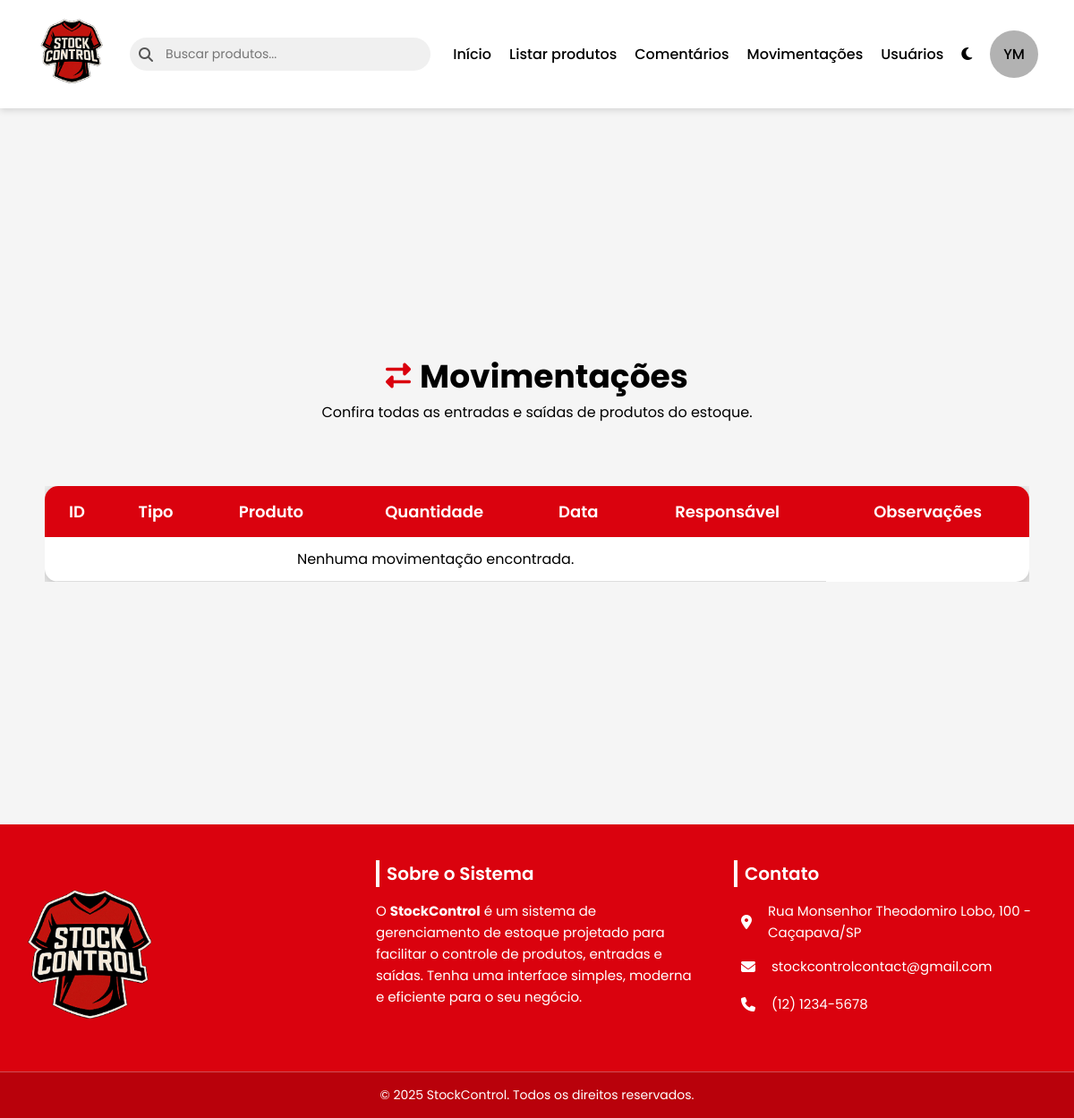
The app's page /php/movimentacoes.php (signed in), older data.
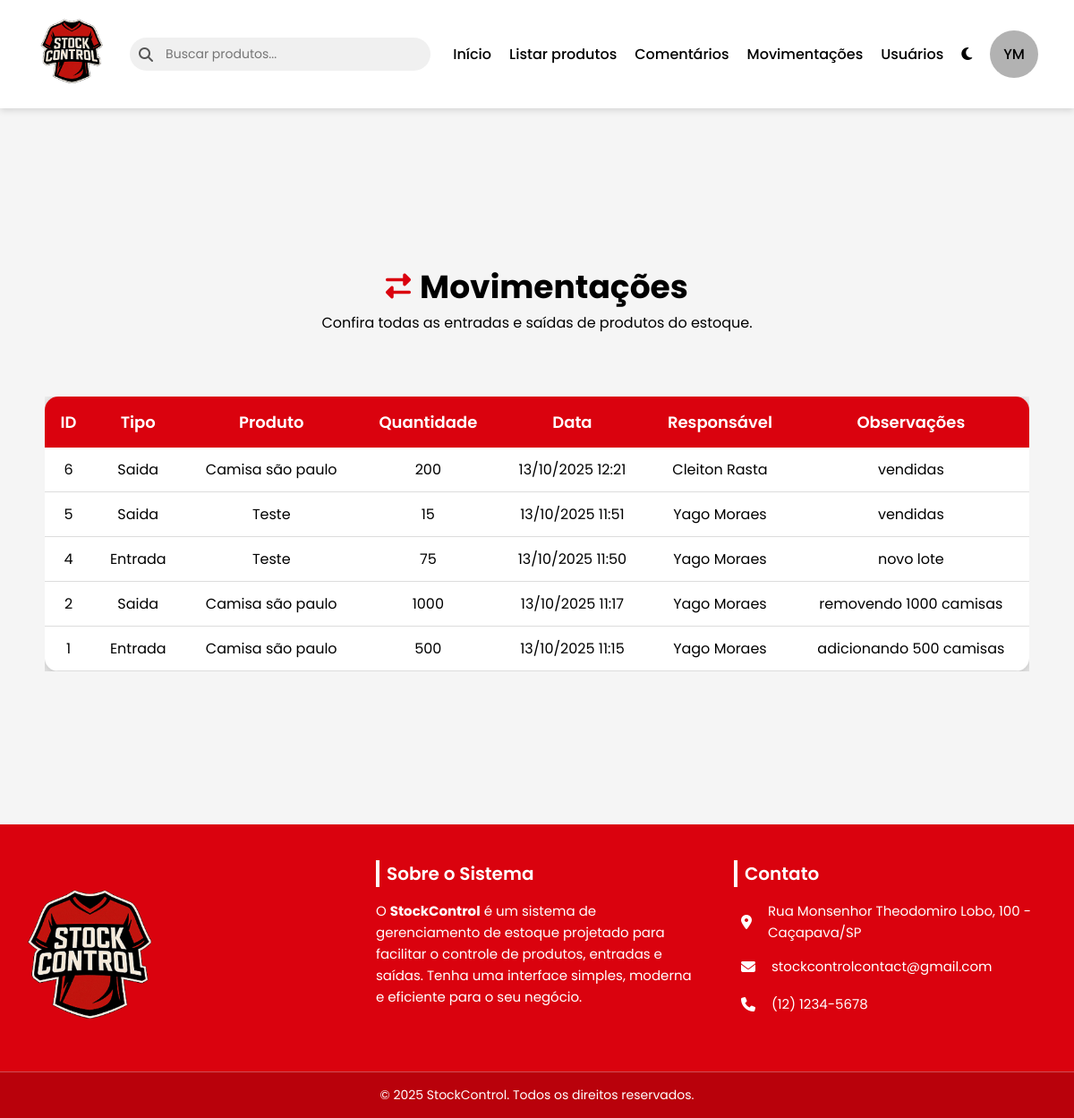
The same page, newer data.
### tables this page shows
CREATE TABLE `movimentacoes` (
  `id_movimentacao` int(11) NOT NULL,
  `id_produto` int(11) NOT NULL,
  `id_usuario` int(11) NOT NULL,
  `tipo` enum('entrada','saida') NOT NULL,
  `quantidade` int(11) NOT NULL,
  `data_movimentacao` datetime DEFAULT current_timestamp(),
  `observacao` text DEFAULT NULL
);

CREATE TABLE `produtos` (
  `id_produto` int(11) NOT NULL,
  `nome_produto` varchar(255) NOT NULL,
  `descricao_produto` varchar(255) NOT NULL,
  `quantidade_produto` int(11) NOT NULL,
  `preco_produto` float NOT NULL,
  `status_produto` enum('Ativo','Inativo') NOT NULL,
  `imagem_produto` longblob NOT NULL,
  `data_criacao_produto` datetime NOT NULL
);

CREATE TABLE `usuarios` (
  `id_usuario` int(11) NOT NULL,
  `nome_usuario` varchar(100) NOT NULL,
  `email_usuario` varchar(100) NOT NULL,
  `senha_usuario` varchar(255) NOT NULL,
  `tipo_usuario` enum('Administrador','Funcionario') NOT NULL
);

### php/movimentacoes.php (the view, shortened to what this page needs)
<?php
include('conexao.php');
$stmt_mov = $conexao->prepare(
    'SELECT m.id_movimentacao, m.tipo, m.quantidade, m.data_movimentacao,
            u.nome_usuario, p.nome_produto, m.observacao
     FROM movimentacoes m
     INNER JOIN usuarios u ON m.id_usuario = u.id_usuario
     INNER JOIN produtos p ON m.id_produto = p.id_produto
     ORDER BY m.data_movimentacao DESC'
);
$stmt_mov->execute();
$result_mov = $stmt_mov->get_result();
?>
<!DOCTYPE html>
<html lang="pt-br">
<head>
    <link rel="stylesheet" href="../css/gerenciar_usuarios.css">
</head>
<body>
    <?php include 'nav.php'; ?>
    <main>
        <div class="titulo">
            <h1><i class="fas fa-exchange-alt"></i> Movimentações</h1>
            <p>Confira todas as entradas e saídas de produtos do estoque.</p>
        </div>
        <div class="table-container">
            <table>
                <thead>
                    <tr>
                        <th>ID</th>
                        <th>Tipo</th>
                        <th>Produto</th>
                        <th>Quantidade</th>
                        <th>Data</th>
                        <th>Responsável</th>
                        <th>Observações</th>
                    </tr>
                </thead>
                <tbody>
                    <?php if ($result_mov->num_rows > 0): ?>
                        <?php while ($mov = $result_mov->fetch_assoc()): ?>
                            <tr>
                                <td><?= htmlspecialchars($mov['id_movimentacao']) ?></td>
                                <td><?= ucfirst(htmlspecialchars($mov['tipo'])) ?></td>
                                <td><?= htmlspecialchars($mov['nome_produto']) ?></td>
                                <td><?= htmlspecialchars($mov['quantidade']) ?></td>
                                <td><?= date('d/m/Y H:i', strtotime($mov['data_movimentacao'])) ?></td>
                                <td><?= htmlspecialchars($mov['nome_usuario']) ?></td>
                                <td><?= htmlspecialchars($mov['observacao']) ?></td>
                            </tr>
                        <?php endwhile; ?>
                    <?php else: ?>
                        <tr>
                            <td colspan="6" style="text-align:center;">Nenhuma movimentação encontrada.</td>
                        </tr>
                    <?php endif; ?>
                </tbody>
            </table>
        </div>
    </main>
    <?php include('footer.php') ?>
</body>
</html>

### php/nav.php (shortened to what this page needs)
<?php
include_once('conexao.php');
$id_usuario = $_SESSION['id_usuario'];
$stmt = $conexao->prepare("SELECT nome_usuario FROM usuarios WHERE id_usuario = ?");
$stmt->bind_param("i", $id_usuario);
$stmt->execute();
$result = $stmt->get_result();
$usuario_nav = $result->fetch_assoc();
$nome_completo = $usuario_nav['nome_usuario'];
$partes = explode(' ', trim($nome_completo));
$iniciais = '';
foreach ($partes as $parte) {
    if (!empty($parte)) {
        $iniciais .= strtoupper($parte[0]);
    }
}
?>
<!DOCTYPE html>
<html lang="pt-br">
<head>
    <link rel="stylesheet" href="../css/nav.css">
</head>
<body>
    <nav>
        <div class="logo">
            <a href="inicio.php"><img src="../img/logo1.png" alt="Logo"></a>
        </div>
        <div class="pesquisa" style="position: relative;">
            <i class="fa-solid fa-magnifying-glass"></i>
            <input type="search" id="pesquisa-nav" placeholder="Buscar produtos...">
        </div>
        <ul class="navegacao" id="menu-nav">
            <li><a href="../php/inicio.php">Início</a></li>
            <li><a href="listar_produtos.php">Listar produtos</a></li>
            <li><a href="comentarios.php">Comentários</a></li>
            <li><a href="movimentacoes.php">Movimentações</a></li>
            <?php if ($_SESSION['tipo_usuario'] === 'Administrador'): ?>
                <li><a href="gerenciar_usuarios.php">Usuários</a></li>
            <?php endif; ?>
            <li><i class="fa-solid fa-moon" id="modo-noturno"></i></li>
            <li><a href="perfil.php" id="perfil"><?php echo htmlspecialchars($iniciais); ?></a></li>
        </ul>
    </nav>
</body>
</html>

### php/footer.php (shortened to what this page needs)
<!DOCTYPE html>
<html lang="pt-br">
<head>
    <link rel="stylesheet" href="../css/footer.css">
    <link rel="stylesheet" href="https://cdnjs.cloudflare.com/ajax/libs/font-awesome/6.5.0/css/all.min.css">
</head>
<body>
    <footer>
        <div class="container-rodape">
            <div class="secao-rodape">
                <img src="../img/logo1.png" alt="Logo StockControl" class="logo-rodape">
            </div>
            <div class="secao-rodape" id="descricao-sistema">
                <h3>Sobre o Sistema</h3>
                <p>
                    O <strong>StockControl</strong> é um sistema de gerenciamento de estoque
                    projetado para facilitar o controle de produtos, entradas e saídas.
                    Tenha uma interface simples, moderna e eficiente para o seu negócio.
                </p>
            </div>
            <div class="secao-rodape">
                <h3>Contato</h3>
                <ul class="lista-contato">
                    <li><i class="fa-solid fa-location-dot"></i> Rua Monsenhor Theodomiro Lobo, 100 - Caçapava/SP</li>
                    <li><i class="fa-solid fa-envelope"></i> <a href="mailto:stockcontrolcontact@gmail.com">stockcontrolcontact@gmail.com</a></li>
                    <li><i class="fa-solid fa-phone"></i> (12) 1234-5678</li>
                </ul>
            </div>
        </div>
        <div class="rodape-final">
            &copy; 2025 StockControl. Todos os direitos reservados.
        </div>
    </footer>
</body>
</html>

### css/gerenciar_usuarios.css (style rules this page uses)
* { margin: 0; padding: 0; box-sizing: border-box; font-family: 'Poppins', sans-serif; scroll-behavior: smooth; }
main { display: flex; justify-content: center; align-items: center; flex-direction: column; padding: 50px; min-height: 100vh; background-color: #f5f5f5; }
.titulo { text-align: center; margin-bottom: 40px; position: relative; }
.titulo h1 { font-size: 36px; font-weight: 700; display: flex; justify-content: center; align-items: center; gap: 10px; }
.titulo h1 i { font-size: 28px; color: #DA020E; }
.table-container { width: 100%; overflow-x: auto; margin-top: 30px; }
table { border-collapse: separate; border-spacing: 0; width: 100%; min-width: 800px; background-color: white; border-radius: 15px; overflow: hidden; box-shadow: 0 4px 20px rgba(0, 0, 0, 0.3); }
thead { background-color: #DA020E; color: white; font-size: 18px; }
thead th { padding: 15px; text-align: center; font-weight: 600; }
tbody tr { transition: all 0.2s ease-in-out; }
tbody td, tbody th { border-bottom: 1px solid #ddd; padding: 12px 15px; font-weight: 400; color: black; text-align: center; }

### css/nav.css (style rules this page uses)
nav { width: 100%; background: #fff; box-shadow: 0 2px 8px rgba(0, 0, 0, 0.15); padding: 10px 40px; display: flex; justify-content: space-between; align-items: center; position: relative; flex-wrap: wrap; }
nav .logo img { width: 80px; }
.pesquisa { display: flex; align-items: center; width: 30%; position: relative; min-width: 200px; }
.pesquisa i { color: #555; position: absolute; margin-left: 10px; }
.pesquisa input { border: none; background: #f0f0f0; outline: none; width: 100%; font-size: 14px; border-radius: 25px; padding: 8px 40px; transition: 0.3s ease-in-out; }
.navegacao { display: flex; gap: 20px; list-style: none; align-items: center; transition: max-height 0.3s ease; }
.navegacao li a { color: #000; text-decoration: none; font-weight: 500; transition: 0.3s; }
.navegacao li #perfil { border-radius: 50%; background-color: rgba(0, 0, 0, 0.3); padding: 15px; }

### css/footer.css (style rules this page uses)
* { margin: 0; padding: 0; box-sizing: border-box; font-family: 'Poppins', sans-serif; scroll-behavior: smooth; }
footer { background-color: #DA020E; color: white; padding-top: 40px; position: relative; width: 100%; }
.container-rodape { max-width: 1200px; margin: auto; display: flex; justify-content: space-between; align-items: flex-start; flex-wrap: wrap; gap: 40px; padding: 0 20px; }
.secao-rodape { flex: 1; min-width: 280px; }
.logo-rodape { width: 160px; margin-top: 10px; transition: transform 0.3s ease; }
footer h3 { font-size: 20px; margin-bottom: 15px; font-weight: 600; border-left: 4px solid #fff; padding-left: 8px; }
footer p, footer a, footer li { font-size: 15px; color: white; text-decoration: none; line-height: 1.6; }
.lista-contato { list-style: none; padding: 0; }
.lista-contato li { display: flex; align-items: center; gap: 10px; margin-bottom: 10px; }
.lista-contato i { font-size: 16px; color: #fff; padding: 8px; border-radius: 8px; }
.rodape-final { text-align: center; padding: 15px; border-top: 1px solid rgba(255, 255, 255, 0.3); font-size: 14px; margin-top: 30px; background-color: #b9010b; }

Row changes from the older to the newer data that the page shows:
added movimentacoes: id_movimentacao "6", tipo "Saida", id_produto.nome_produto "Camisa são paulo", quantidade "200", data_movimentacao "13/10/2025 12:21", id_usuario.nome_usuario "Cleiton Rasta", observacao "vendidas"
added movimentacoes: id_movimentacao "5", tipo "Saida", id_produto.nome_produto "Teste", quantidade "15", data_movimentacao "13/10/2025 11:51", id_usuario.nome_usuario "Yago Moraes", observacao "vendidas"
added movimentacoes: id_movimentacao "4", tipo "Entrada", id_produto.nome_produto "Teste", quantidade "75", data_movimentacao "13/10/2025 11:50", id_usuario.nome_usuario "Yago Moraes", observacao "novo lote"
added movimentacoes: id_movimentacao "2", tipo "Saida", id_produto.nome_produto "Camisa são paulo", quantidade "1000", data_movimentacao "13/10/2025 11:17", id_usuario.nome_usuario "Yago Moraes", observacao "removendo 1000 camisas"
added movimentacoes: id_movimentacao "1", tipo "Entrada", id_produto.nome_produto "Camisa são paulo", quantidade "500", data_movimentacao "13/10/2025 11:15", id_usuario.nome_usuario "Yago Moraes", observacao "adicionando 500 camisas"
Text that changed along with them:
text no longer shown: "Nenhuma movimentação encontrada."
